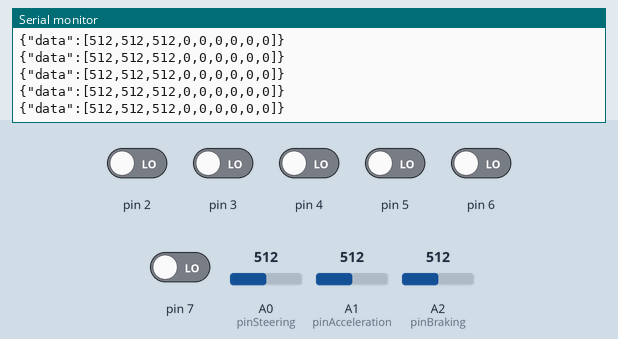
The sketch below on a simulated Arduino Uno, built with avr-gcc and run on an emulated ATmega328P. Parts: the last lines printed to the serial monitor. The test bench sets the inputs (shaded band); at power-on: pin 2–7 LOW, A0 (pinSteering) = 512, A1 (pinAcceleration) = 512, A2 (pinBraking) = 512.

Above: at 1.2 s.
1.3 s: A0 (pinSteering) set to 716
At 1.35 s:
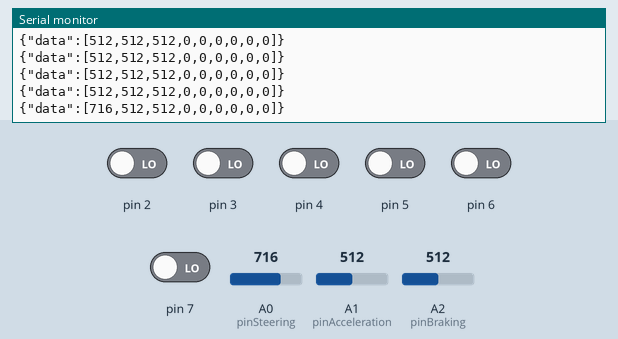
2.8 s: A1 (pinAcceleration) set to 716
At 2.83 s:
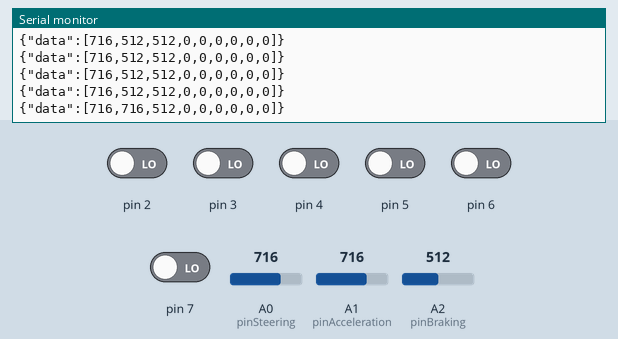
5.8 s: A2 (pinBraking) set to 716
At 5.8 s:
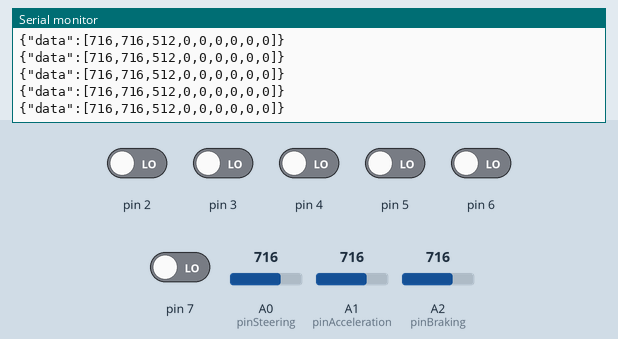
7.3 s: pin 2 driven HIGH
At 7.34 s:
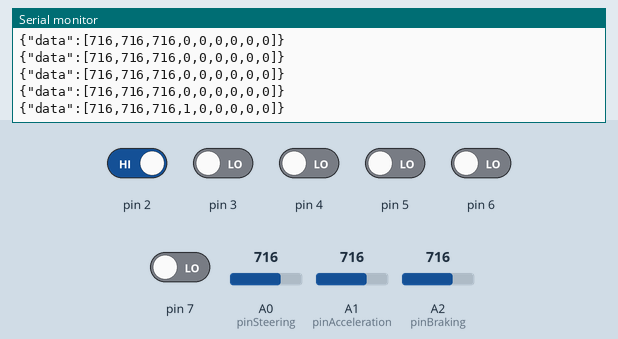
10.3 s: pin 3 driven HIGH
At 10.36 s:
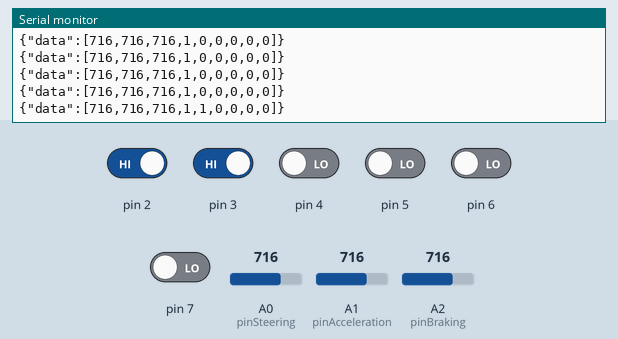
11.8 s: pin 4 driven HIGH
At 11.84 s:
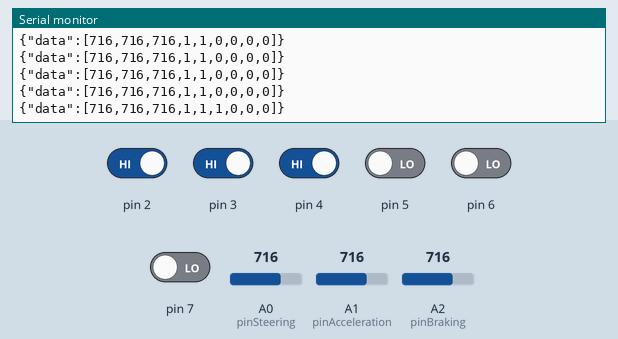

Measured:
- after the input at 1.3 s, the serial monitor: prints a new line at once (image 1)
- after the input at 2.8 s, the serial monitor: prints a new line at once (image 2)
- after the input at 7.3 s, the serial monitor: prints a new line at once (image 4)
- after the input at 10.3 s, the serial monitor: prints a new line at once (image 5)
- after the input at 11.8 s, the serial monitor: prints a new line at once (image 6)

The sketch:

ArduinoProject.ino
```cpp
const int pinSteering = A0;
const int pinAcceleration = A1;
const int pinBraking = A2;

long prevMillis;

void setup() {
  // put your setup code here, to run once:
  Serial.begin(9600);
  while (!Serial);

  prevMillis = millis();

  pinMode(2, INPUT);
}

void loop() {
  long curMillis = millis();
  if (curMillis - prevMillis > 50) {
    prevMillis = curMillis;
    sendMessage(
      analogRead(pinSteering),
      analogRead(pinAcceleration),
      analogRead(pinBraking),
      digitalRead(2),
      digitalRead(3),
      digitalRead(4),
      digitalRead(5),
      digitalRead(6),
      digitalRead(7)
      );
  }

//  String str = "";
//  while (Serial.available()) {
//    str.concat(Serial.read());
//  }
//
//  if (str != "") {
//    digitalWrite(13, HIGH);
//  }
}

void sendMessage(int steering, int acceleration, int braking, int btn1, int btn2, int btn3, int btn4, int btn5, int btn6) {
  Serial.print("{\"data\":[");
    Serial.print(steering); Serial.print(",");
    Serial.print(acceleration); Serial.print(",");
    Serial.print(braking); Serial.print(",");
    Serial.print(btn1); Serial.print(",");
    Serial.print(btn2); Serial.print(",");
    Serial.print(btn3); Serial.print(",");
    Serial.print(btn4); Serial.print(",");
    Serial.print(btn5); Serial.print(",");
    Serial.print(btn6);
  Serial.print("]}\n");
}
```
